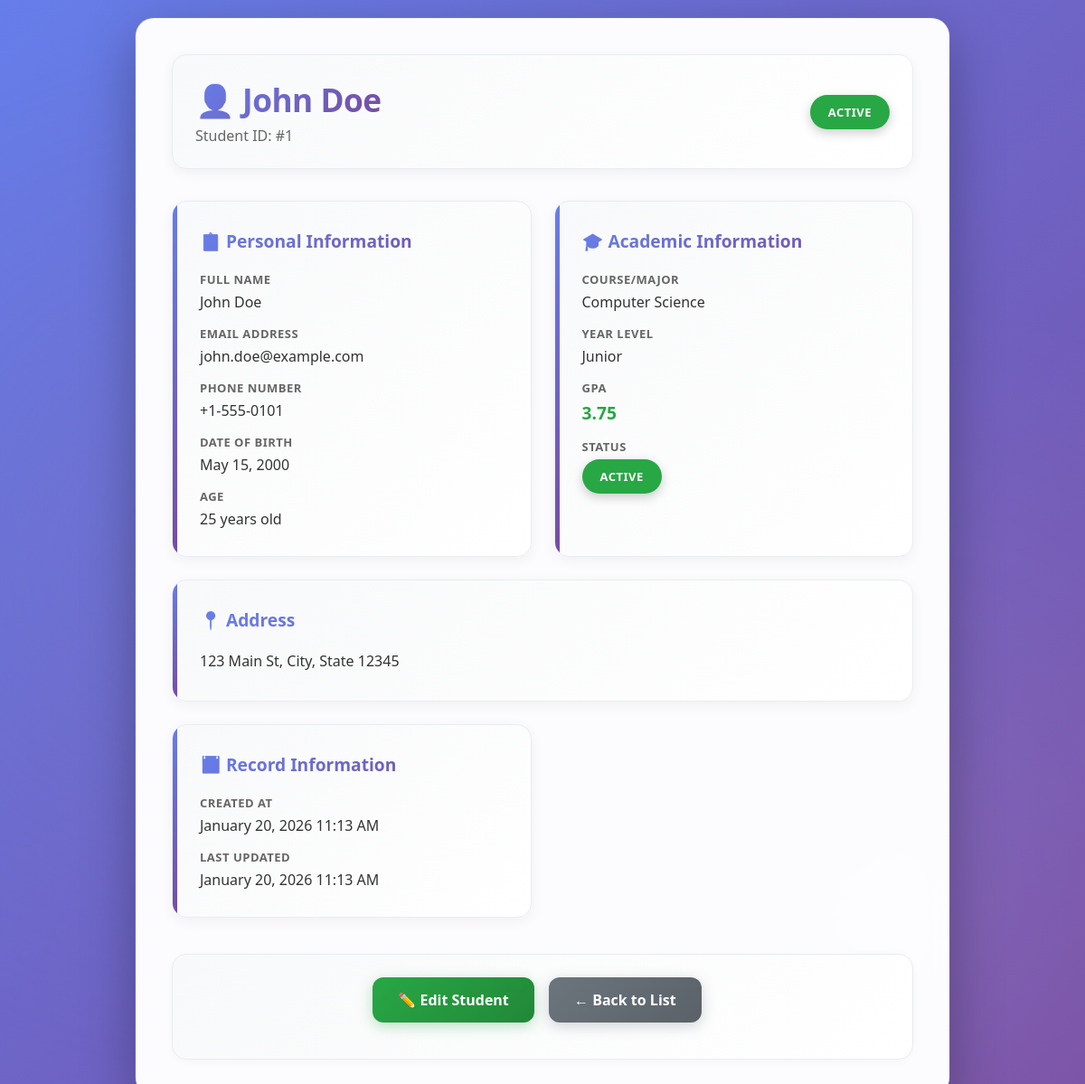
Page /view.php?id=1 on the committed database.
### tables this page shows
CREATE TABLE IF NOT EXISTS students (
    id INT AUTO_INCREMENT PRIMARY KEY,
    name VARCHAR(100) NOT NULL,
    email VARCHAR(100) NOT NULL UNIQUE,
    phone VARCHAR(20),
    birthdate DATE,
    address TEXT,
    course VARCHAR(100),
    year_level ENUM('Freshman', 'Sophomore', 'Junior', 'Senior', 'Graduate') DEFAULT 'Freshman',
    gpa DECIMAL(3,2),
    status ENUM('Active', 'Inactive', 'Graduated', 'Suspended') DEFAULT 'Active',
    created_at TIMESTAMP DEFAULT CURRENT_TIMESTAMP,
    updated_at TIMESTAMP DEFAULT CURRENT_TIMESTAMP ON UPDATE CURRENT_TIMESTAMP
);

### view.php (the view, shortened to what this page needs)
<?php
$student_id = isset($_GET['id']) ? intval($_GET['id']) : 0;
$conn = getDBConnection();
$stmt = $conn->prepare("SELECT id, name, email, phone, birthdate, address, course, year_level, gpa, status, created_at, updated_at
                        FROM students WHERE id = ?");
$stmt->bind_param("i", $student_id);
$stmt->execute();
$result = $stmt->get_result();
$student = $result->fetch_assoc();
function calculateAge($birthdate) {
    $birth = new DateTime($birthdate);
    $today = new DateTime();
    return $today->diff($birth)->y;
}
function getStatusBadge($status) {
    $badges = [
        'Active' => 'badge-success',
        'Inactive' => 'badge-secondary',
        'Graduated' => 'badge-info',
        'Suspended' => 'badge-danger'
    ];
    return $badges[$status] ?? 'badge-secondary';
}
function getGPAColor($gpa) {
    if ($gpa >= 3.7) return 'gpa-excellent';
    return 'gpa-poor';
}
function formatDate($date) {
    return date('F j, Y', strtotime($date));
}
?>
<!DOCTYPE html>
<html lang="en">
<head>
</head>
<body>
    <div class="container">
        <div class="header">
            <div>
                <h1>👤 <?php echo htmlspecialchars($student['name']); ?></h1>
                <p style="color: #666; margin-top: 5px;">Student ID: #<?php echo $student['id']; ?></p>
            </div>
            <span class="badge <?php echo getStatusBadge($student['status']); ?>">
                <?php echo htmlspecialchars($student['status']); ?>
            </span>
        </div>
        <div class="info-grid">
            <div class="info-section">
                <h3>📋 Personal Information</h3>
                <div class="info-item">
                    <div class="info-label">Full Name</div>
                    <div class="info-value"><?php echo htmlspecialchars($student['name']); ?></div>
                </div>
                <div class="info-item">
                    <div class="info-label">Email Address</div>
                    <div class="info-value"><?php echo htmlspecialchars($student['email']); ?></div>
                </div>
                <div class="info-item">
                    <div class="info-label">Phone Number</div>
                    <div class="info-value <?php echo empty($student['phone']) ? 'empty' : ''; ?>">
                        <?php echo !empty($student['phone']) ? htmlspecialchars($student['phone']) : 'Not provided'; ?>
                    </div>
                </div>
                <div class="info-item">
                    <div class="info-label">Date of Birth</div>
                    <div class="info-value <?php echo empty($student['birthdate']) ? 'empty' : ''; ?>">
                        <?php echo formatDate($student['birthdate']); ?>
                    </div>
                </div>
                <div class="info-item">
                    <div class="info-label">Age</div>
                    <div class="info-value"><?php echo calculateAge($student['birthdate']); ?> years old</div>
                </div>
            </div>
            <div class="info-section">
                <h3>🎓 Academic Information</h3>
                <div class="info-item">
                    <div class="info-label">Course/Major</div>
                    <div class="info-value <?php echo empty($student['course']) ? 'empty' : ''; ?>">
                        <?php echo !empty($student['course']) ? htmlspecialchars($student['course']) : 'Not specified'; ?>
                    </div>
                </div>
                <div class="info-item">
                    <div class="info-label">Year Level</div>
                    <div class="info-value"><?php echo htmlspecialchars($student['year_level'] ?? 'Not specified'); ?></div>
                </div>
                <div class="info-item">
                    <div class="info-label">GPA</div>
                    <div class="info-value <?php echo $student['gpa'] ? getGPAColor($student['gpa']) : 'empty'; ?>">
                        <?php echo $student['gpa'] ? number_format($student['gpa'], 2) : 'Not provided'; ?>
                    </div>
                </div>
                <div class="info-item">
                    <div class="info-label">Status</div>
                    <div class="info-value">
                        <span class="badge <?php echo getStatusBadge($student['status']); ?>">
                            <?php echo htmlspecialchars($student['status']); ?>
                        </span>
                    </div>
                </div>
            </div>
            <div class="info-section full-width">
                <h3>📍 Address</h3>
                <div class="info-item">
                    <div class="info-value <?php echo empty($student['address']) ? 'empty' : ''; ?>" style="line-height: 1.6;">
                        <?php echo !empty($student['address']) ? nl2br(htmlspecialchars($student['address'])) : 'Not provided'; ?>
                    </div>
                </div>
            </div>
            <div class="info-section">
                <h3>📅 Record Information</h3>
                <div class="info-item">
                    <div class="info-label">Created At</div>
                    <div class="info-value"><?php echo date('F j, Y g:i A', strtotime($student['created_at'])); ?></div>
                </div>
                <div class="info-item">
                    <div class="info-label">Last Updated</div>
                    <div class="info-value"><?php echo date('F j, Y g:i A', strtotime($student['updated_at'])); ?></div>
                </div>
            </div>
        </div>
        <div class="actions">
            <a href="edit.php?id=<?php echo $student['id']; ?>" class="btn btn-edit">✏️ Edit Student</a>
            <a href="index.php" class="btn btn-secondary">← Back to List</a>
        </div>
    </div>
</body>
</html>

### view.php (style rules this page uses)
* { margin: 0; padding: 0; box-sizing: border-box; }
body { font-family: 'Segoe UI', Tahoma, Geneva, Verdana, sans-serif; background: linear-gradient(135deg, #667eea 0%, #764ba2 100%); background-attachment: fixed; padding: 20px; min-height: 100vh; position: relative; }
body::before { content: ''; position: fixed; top: 0; left: 0; width: 100%; height: 100%; background: radial-gradient(circle at 20% 50%, rgba(120, 119, 198, 0.3) 0%, transparent 50%), radial-gradient(circle at 80% 80%, rgba(255, 255, 255, 0.1) 0%, transparent 50%); pointer-events: none; z-index: 0; }
.container { max-width: 900px; margin: 0 auto; background: rgba(255, 255, 255, 0.98); backdrop-filter: blur(10px); border-radius: 20px; box-shadow: 0 20px 60px rgba(0,0,0,0.3), 0 0 0 1px rgba(255,255,255,0.1); padding: 40px; position: relative; z-index: 1; animation: fadeInUp 0.6s ease-out; }
.header { display: flex; justify-content: space-between; align-items: center; margin-bottom: 35px; padding: 25px; background: linear-gradient(135deg, #f8f9fa 0%, #ffffff 100%); border-radius: 16px; border: 1px solid #e9ecef; box-shadow: 0 4px 15px rgba(0,0,0,0.05); }
h1 { background: linear-gradient(135deg, #667eea 0%, #764ba2 100%); -webkit-background-clip: text; -webkit-text-fill-color: transparent; background-clip: text; font-size: 2.2em; margin: 0; font-weight: 700; letter-spacing: -0.5px; }
.badge { display: inline-block; padding: 10px 20px; border-radius: 25px; font-size: 13px; font-weight: 700; text-transform: uppercase; letter-spacing: 0.5px; box-shadow: 0 4px 12px rgba(0,0,0,0.2); transition: transform 0.2s; }
.badge-success { background-color: #28a745; color: white; }
.info-grid { display: grid; grid-template-columns: repeat(2, 1fr); gap: 25px; margin-bottom: 30px; }
.info-section { background: linear-gradient(135deg, #f8f9fa 0%, #ffffff 100%); padding: 30px; border-radius: 16px; border: 1px solid #e9ecef; box-shadow: 0 4px 15px rgba(0,0,0,0.05); transition: all 0.3s cubic-bezier(0.4, 0, 0.2, 1); position: relative; overflow: hidden; }
.info-section::before { content: ''; position: absolute; left: 0; top: 0; width: 5px; height: 100%; background: linear-gradient(135deg, #667eea 0%, #764ba2 100%); }
.info-section h3 { background: linear-gradient(135deg, #667eea 0%, #764ba2 100%); -webkit-background-clip: text; -webkit-text-fill-color: transparent; background-clip: text; margin-bottom: 20px; font-size: 1.2em; font-weight: 700; display: flex; align-items: center; gap: 10px; }
.info-item { margin-bottom: 15px; }
.info-item:last-child { margin-bottom: 0; }
.info-label { font-weight: 600; color: #666; font-size: 13px; text-transform: uppercase; letter-spacing: 0.5px; margin-bottom: 5px; }
.info-value { color: #333; font-size: 16px; word-wrap: break-word; }
.gpa-excellent { color: #28a745; font-weight: 600; font-size: 1.2em; }
.btn { display: inline-block; padding: 14px 28px; background: linear-gradient(135deg, #667eea 0%, #764ba2 100%); color: white; text-decoration: none; border-radius: 12px; font-size: 16px; font-weight: 600; transition: all 0.3s cubic-bezier(0.4, 0, 0.2, 1); margin-right: 12px; margin-bottom: 10px; border: none; cursor: pointer; box-shadow: 0 4px 15px rgba(102, 126, 234, 0.3); position: relative; overflow: hidden; }
.btn::before { content: ''; position: absolute; top: 50%; left: 50%; width: 0; height: 0; border-radius: 50%; background: rgba(255, 255, 255, 0.3); transform: translate(-50%, -50%); transition: width 0.6s, height 0.6s; }
.btn-edit { background: linear-gradient(135deg, #28a745 0%, #218838 100%); box-shadow: 0 4px 15px rgba(40, 167, 69, 0.3); }
.btn-secondary { background: linear-gradient(135deg, #6c757d 0%, #5a6268 100%); box-shadow: 0 4px 15px rgba(108, 117, 125, 0.3); }
.actions { margin-top: 40px; padding: 25px; background: linear-gradient(135deg, #f8f9fa 0%, #ffffff 100%); border-radius: 16px; border: 1px solid #e9ecef; box-shadow: 0 2px 10px rgba(0,0,0,0.03); text-align: center; }
.full-width { grid-column: 1 / -1; }

### rows in the picture
students: name "John Doe", id "1", status "ACTIVE", email "john.doe@example.com", phone "+1-555-0101", birthdate "May 15, 2000", birthdate "25", course "Computer Science", year_level "Junior", gpa "3.75", address "123 Main St, City, State 12345", created_at "January 20, 2026 11:13 AM", updated_at "January 20, 2026 11:13 AM"
